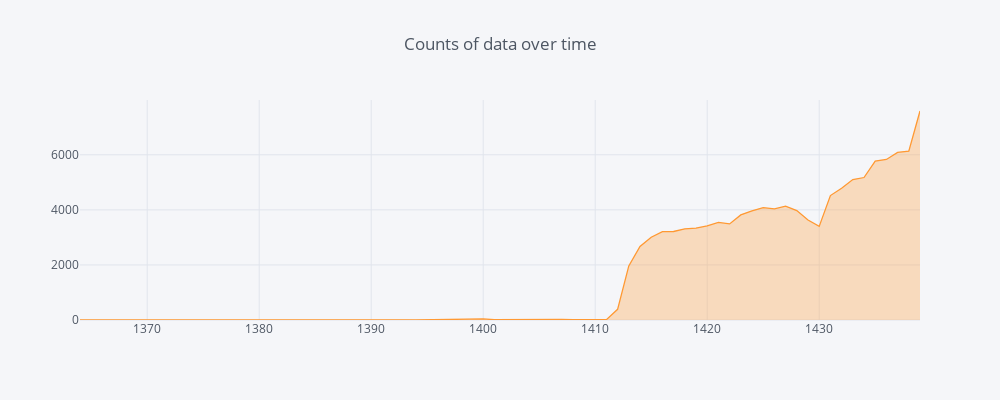

Notebook source saved alongside this figure:
### Code cell
# How is the amount of data changing over time?
df.year.value_counts().sort_index().iplot(kind='line',fill=True,title='Counts of data over time')

### Figure 1 — Plotly figure (JSON) as saved in the notebook; plotly's stock layout.template omitted (floating-point values rounded to 4 significant figures)
{"data": [{"fill": "tozeroy", "fillcolor": "rgba(255, 153, 51, 0.3)", "line": {"color": "rgba(255, 153, 51, 1.0)", "dash": "solid", "shape": "linear", "width": 1.3}, "mode": "lines", "name": "year", "text": "", "type": "scatter", "uid": "700dd6cb-a418-493c-a0fe-532f3c994e1b", "x": ["1364", "1365", "1366", "1367", "1368", "1369", "1370", "1371", "1372", "1375", "1376", "1377", "1378", "1379", "1380", "1381", "1382", "1383", "1384", "1392", "1393", "1394", "1395", "1396", "1397", "1398", "1399", "1400", "1401", "1402", "1403", "1404", "1405", "1406", "1407", "1408", "1409", "1410", "1411", "1412", "1413", "1414", "1415", "1416", "1417", "1418", "1419", "1420", "1421", "1422", "1423", "1424", "1425", "1426", "1427", "1428", "1429", "1430", "1431", "1432", "1433", "1434", "1435", "1436", "1437", "1438", "1439"], "y": [2, 5, 4, 4, 6, 8, 1, 1, 1, 1, 3, 2, 6, 4, 4, 2, 3, 16, 2, 6, 7, 2, 4, 4, 9, 18, 15, 38, 11, 16, 18, 15, 14, 14, 26, 9, 19, 26, 13, 387, 1964, 2668, 3005, 3209, 3214, 3313, 3340, 3416, 3543, 3489, 3818, 3965, 4082, 4035, 4138, 3973, 3631, 3401, 4519, 4786, 5102, 5174, 5771, 5830, 6087, 6134, 7590]}], "layout": {"height": 400, "legend": {"bgcolor": "#F5F6F9", "font": {"color": "#4D5663"}}, "paper_bgcolor": "#F5F6F9", "plot_bgcolor": "#F5F6F9", "title": "Counts of data over time", "titlefont": {"color": "#4D5663"}, "width": 1000, "xaxis": {"gridcolor": "#E1E5ED", "showgrid": true, "tickfont": {"color": "#4D5663"}, "title": "", "titlefont": {"color": "#4D5663"}, "zerolinecolor": "#E1E5ED"}, "yaxis": {"gridcolor": "#E1E5ED", "showgrid": true, "tickfont": {"color": "#4D5663"}, "title": "", "titlefont": {"color": "#4D5663"}, "zerolinecolor": "#E1E5ED"}}}
